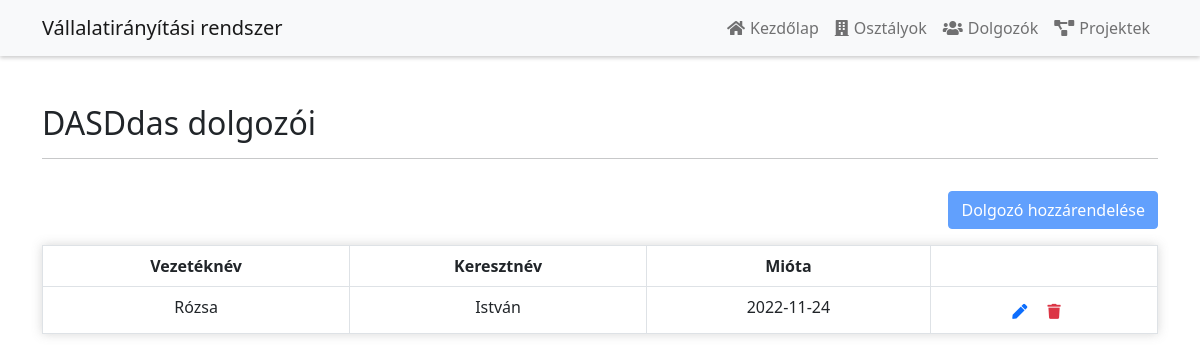
Page /dolgozo_to_projekt.php?projekt_id=2 on the earlier database version.
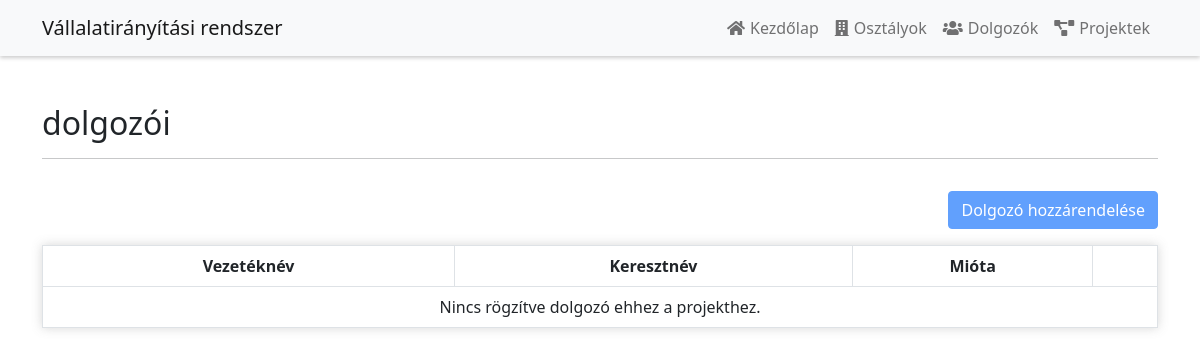
Same page on the later database version.
### tables this page shows
CREATE TABLE `projekt` (
  `id` int(11) NOT NULL,
  `nev` varchar(40) NOT NULL,
  `ar` int(11) NOT NULL,
  `aktiv` tinyint(4) NOT NULL,
  `osztaly_id` int(11) DEFAULT NULL,
  `osztaly_nev` varchar(40) NOT NULL
);

CREATE TABLE `dolgozik` (
  `id` int(11) NOT NULL,
  `projekt_id` int(11) NOT NULL,
  `projekt_nev` varchar(40) NOT NULL,
  `dolgozo_id` int(11) NOT NULL,
  `kezdes_datum` date NOT NULL
);

CREATE TABLE `dolgozo` (
  `id` int(11) NOT NULL,
  `veznev` varchar(40) NOT NULL,
  `kernev` varchar(40) NOT NULL,
  `nem` tinyint(4) NOT NULL,
  `szulido` date NOT NULL,
  `fizetes` int(11) NOT NULL,
  `munkakor` varchar(40) NOT NULL,
  `profilkep` varchar(100) DEFAULT NULL,
  `osztaly_id` int(11) DEFAULT NULL
);

### dolgozo_to_projekt.php (the view, shortened to what this page needs)
<?php
include ('functions.php');
$pdo = pdo_connect_mysql();
if(isset($_GET["projekt_id"])){
    $stmt = $pdo->prepare("SELECT projekt.nev, projekt.id, projekt.aktiv FROM projekt WHERE projekt.id = ?");
    $stmt->execute([$_GET["projekt_id"]]);
    $projekt = $stmt->fetchObject();
    $dolgozok_stmt = $pdo->prepare("SELECT dolgozo.veznev, dolgozo.kernev, dolgozik.kezdes_datum, dolgozik.projekt_id as projektid, dolgozik.id as dolgozikid FROM dolgozo, dolgozik WHERE dolgozo.id = dolgozik.dolgozo_id AND dolgozik.projekt_id = ?");
    $dolgozok_stmt->execute([$_GET["projekt_id"]]);
    $dolgozok = $dolgozok_stmt->fetchAll(PDO::FETCH_ASSOC);
}else{
    header("location: projekt.php");
}
?>
<?=template_header("Dolgozó hozzárendelése projekthez")?>
<div class="container">
<div class="row mt-5 mb-3">
    <div class="col-lg-12">
        <h2><?=$projekt->nev?> dolgozói</h2>
        <hr>
    </div>
</div>
<div class="row mb-3">
    <div class="col-lg-12 text-end">
        <a class="btn btn-primary" style="<?=($projekt->aktiv == 0 ? "pointer-events: none; cursor: default; opacity:.65" : "")?>"  href="new_dolgozo_to_projekt.php?projekt_id=<?=$projekt->id?>">Dolgozó hozzárendelése</a>
    </div>
</div>
<table id="projekt_table" class="table table-bordered">
    <thead>
    <tr>
        <th>Vezetéknév</th>
        <th>Keresztnév</th>
        <th>Mióta</th>
        <th></th>
    </tr>
    </thead>
    <tbody>
    <?php if(!empty($dolgozok)): ?>
        <?php foreach ($dolgozok as $projekt): ?>
            <tr">
                <td><?=$projekt['veznev']?></td>
            <td><?=$projekt['kernev']?></td>
                <td><?=$projekt['kezdes_datum']?></td>
                <td class="actions">
                    <a href="edit_dolgozo_to_projekt.php?id=<?=$projekt['dolgozikid']?>" class="edit"><i class="fas fa-pen fa-xs"></i></a>
                    <a href="delete.php?dolgozik_id=<?=$projekt['dolgozikid']?>" class="trash text-danger"><i class="fas fa-trash fa-xs"></i></a>
                </td>
        <?php endforeach; ?>
    <?php else: ?>
        <tr>
            <td colspan="9">Nincs rögzítve dolgozó ehhez a projekthez.</td>
        </tr>
    <?php endif; ?>
    </tbody>
</table>
</div>
<?=template_footer()?>

Differences in the rows shown:
removed projekt: nev "DASDdas"
removed dolgozik: dolgozo.veznev "Rózsa", dolgozo.kernev "István", kezdes_datum "2022-11-24"
Other differences:
text now shown: "Nincs rögzítve dolgozó ehhez a projekthez."
